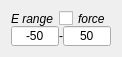
     <widget class="QWidget" name="verticalLayoutWidget_10">
      <property name="geometry">
       <rect>
        <x>410</x>
        <y>580</y>
        <width>122</width>
        <height>43</height>
       </rect>
      </property>
      <layout class="QVBoxLayout" name="verticalLayout_8">
       <property name="spacing">
        <number>0</number>
       </property>
       <item>
        <layout class="QHBoxLayout" name="horizontalLayout_2">
         <item>
          <widget class="QLabel" name="label_6">
           <property name="maximumSize">
            <size>
             <width>16777215</width>
             <height>15</height>
            </size>
           </property>
           <property name="font">
            <font>
             <italic>true</italic>
            </font>
           </property>
           <property name="text">
            <string>E range</string>
           </property>
          </widget>
         </item>
         <item>
          <layout class="QHBoxLayout" name="horizontalLayout_9">
           <item>
            <widget class="QCheckBox" name="checkBox_force_range_E">
             <property name="maximumSize">
              <size>
               <width>16777215</width>
               <height>15</height>
              </size>
             </property>
             <property name="font">
              <font>
               <italic>true</italic>
              </font>
             </property>
             <property name="text">
              <string>force</string>
             </property>
            </widget>
           </item>
          </layout>
         </item>
        </layout>
       </item>
       <item>
        <layout class="QHBoxLayout" name="horizontalLayout_11">
         <item>
          <widget class="QLineEdit" name="lineEdit_range_E_lo">
           <property name="maximumSize">
            <size>
             <width>16777215</width>
             <height>20</height>
            </size>
           </property>
           <property name="text">
            <string>-50</string>
           </property>
           <property name="alignment">
            <set>Qt::AlignCenter</set>
           </property>
          </widget>
         </item>
         <item>
          <widget class="QLabel" name="label_7">
           <property name="maximumSize">
            <size>
             <width>16777215</width>
             <height>15</height>
            </size>
           </property>
           <property name="text">
            <string>-</string>
           </property>
          </widget>
         </item>
         <item>
          <widget class="QLineEdit" name="lineEdit_range_E_hi">
           <property name="maximumSize">
            <size>
             <width>16777215</width>
             <height>20</height>
            </size>
           </property>
           <property name="text">
            <string>50</string>
           </property>
           <property name="alignment">
            <set>Qt::AlignCenter</set>
           </property>
          </widget>
         </item>
        </layout>
       </item>
      </layout>
     </widget>
